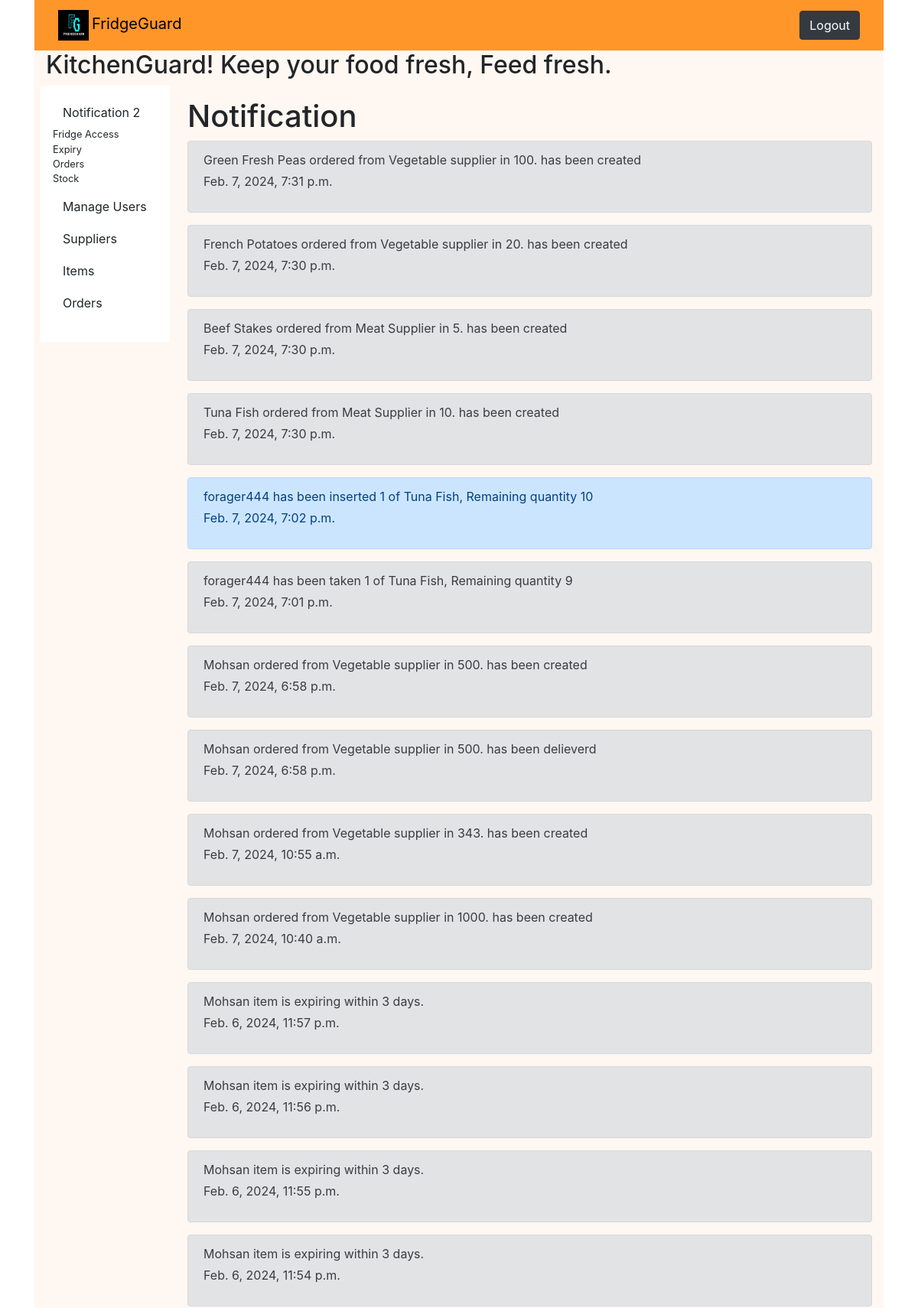
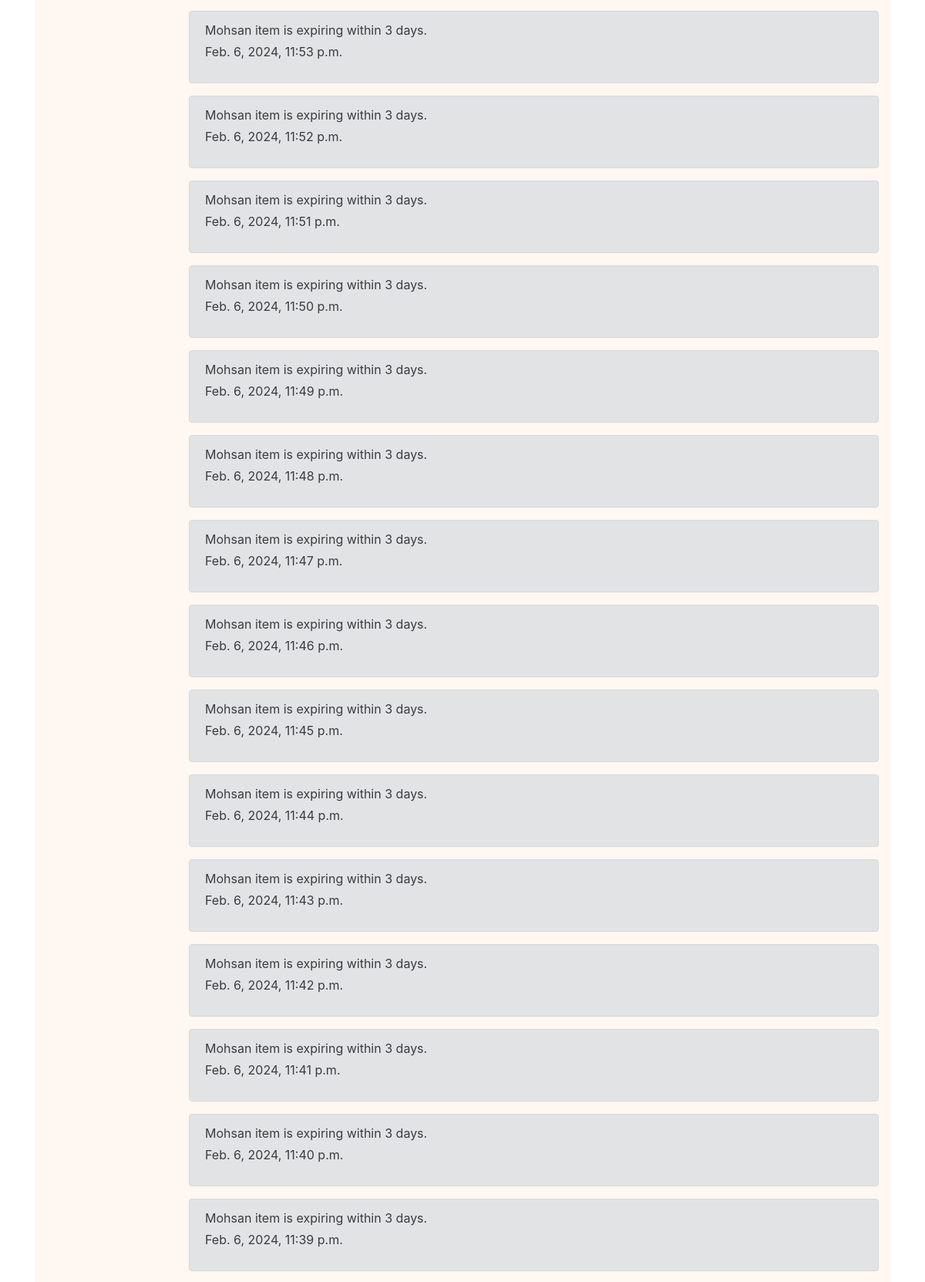
Page /updates/ (signed in, upper part) on the committed database (2 pictures, top to bottom).
### fridge/models.py (models this page shows, shortened)
class Notification(models.Model):
    user = models.ForeignKey(settings.AUTH_USER_MODEL,
                             on_delete=models.CASCADE)
    type = models.CharField(max_length=50, choices=NOTIFICATION_TYPE)
    message = models.TextField()
    created_at = models.DateTimeField(auto_now_add=True)
    is_read = models.BooleanField(default=False)

### fridge/views.py (the view)
# urls.py: path('updates/', NotificationListView.as_view(), name="updates"),
class NotificationListView(LoginRequiredMixin, ListView):
    model = Notification
    template_name = "fridge/updates.html"
    context_object_name = "notifications"
    def get_queryset(self):
        queryset = Notification.objects.all().order_by("-created_at")
        return queryset

### fridge/context_processors.py (called while the page is built)
def dynamic_context(request):
    if request.user.is_superuser:
        notification_count = Notification.objects.filter(is_read=False).count()
        return {"notification_count": notification_count}
    return {}

### fridge/templates/fridge/updates.html
{% extends "fridge/admin_base.html"%}
{% block superuser_content %}
    <h1>Notification</h1>
    {% if notifications%}
    {% for notify in notifications %}
    <div class="alert {% if notify.is_read %} alert-secondary {% else %} alert-primary {% endif %}" role="alert">
        {{notify.message}}
        <p class="mt-1"> {{notify.created_at}} </p>
    </div>
    {% endfor %}
    {% else %}
    <p>No new notification</p>
    {% endif %}
    {% endblock superuser_content %}

### rows in the picture
Notification: message "Green Fresh Peas ordered from Vegetable supplier in 100. has been created", created_at "Feb. 7, 2024, 7:31 p.m."
Notification: message "French Potatoes ordered from Vegetable supplier in 20. has been created", created_at "Feb. 7, 2024, 7:30 p.m."
Notification: message "Beef Stakes ordered from Meat Supplier in 5. has been created", created_at "Feb. 7, 2024, 7:30 p.m."
Notification: message "Tuna Fish ordered from Meat Supplier in 10. has been created", created_at "Feb. 7, 2024, 7:30 p.m."
Notification: message "forager444 has been inserted 1 of Tuna Fish, Remaining quantity 10", created_at "Feb. 7, 2024, 7:02 p.m."
Notification: message "forager444 has been taken 1 of Tuna Fish, Remaining quantity 9", created_at "Feb. 7, 2024, 7:01 p.m."
Notification: message "Mohsan ordered from Vegetable supplier in 500. has been created", created_at "Feb. 7, 2024, 6:58 p.m."
Notification: message "Mohsan ordered from Vegetable supplier in 500. has been delieverd", created_at "Feb. 7, 2024, 6:58 p.m."
Notification: message "Mohsan ordered from Vegetable supplier in 343. has been created", created_at "Feb. 7, 2024, 10:55 a.m."
Notification: message "Mohsan ordered from Vegetable supplier in 1000. has been created", created_at "Feb. 7, 2024, 10:40 a.m."
Notification: message "Mohsan item is expiring within 3 days.", created_at "Feb. 6, 2024, 11:57 p.m."
Notification: message "Mohsan item is expiring within 3 days.", created_at "Feb. 6, 2024, 11:56 p.m."
Notification: message "Mohsan item is expiring within 3 days.", created_at "Feb. 6, 2024, 11:55 p.m."
Notification: message "Mohsan item is expiring within 3 days.", created_at "Feb. 6, 2024, 11:54 p.m."
Notification: message "Mohsan item is expiring within 3 days.", created_at "Feb. 6, 2024, 11:53 p.m."
Notification: message "Mohsan item is expiring within 3 days.", created_at "Feb. 6, 2024, 11:52 p.m."
Notification: message "Mohsan item is expiring within 3 days.", created_at "Feb. 6, 2024, 11:51 p.m."
Notification: message "Mohsan item is expiring within 3 days.", created_at "Feb. 6, 2024, 11:50 p.m."
Notification: message "Mohsan item is expiring within 3 days.", created_at "Feb. 6, 2024, 11:49 p.m."
Notification: message "Mohsan item is expiring within 3 days.", created_at "Feb. 6, 2024, 11:48 p.m."
Notification: message "Mohsan item is expiring within 3 days.", created_at "Feb. 6, 2024, 11:47 p.m."
Notification: message "Mohsan item is expiring within 3 days.", created_at "Feb. 6, 2024, 11:46 p.m."
Notification: message "Mohsan item is expiring within 3 days.", created_at "Feb. 6, 2024, 11:45 p.m."
Notification: message "Mohsan item is expiring within 3 days.", created_at "Feb. 6, 2024, 11:44 p.m."
Notification: message "Mohsan item is expiring within 3 days.", created_at "Feb. 6, 2024, 11:43 p.m."
Notification: message "Mohsan item is expiring within 3 days.", created_at "Feb. 6, 2024, 11:42 p.m."
Notification: message "Mohsan item is expiring within 3 days.", created_at "Feb. 6, 2024, 11:41 p.m."
Notification: message "Mohsan item is expiring within 3 days.", created_at "Feb. 6, 2024, 11:40 p.m."
Notification: message "Mohsan item is expiring within 3 days.", created_at "Feb. 6, 2024, 11:39 p.m."

### other values in the picture
{{ notification_count }} "2"
